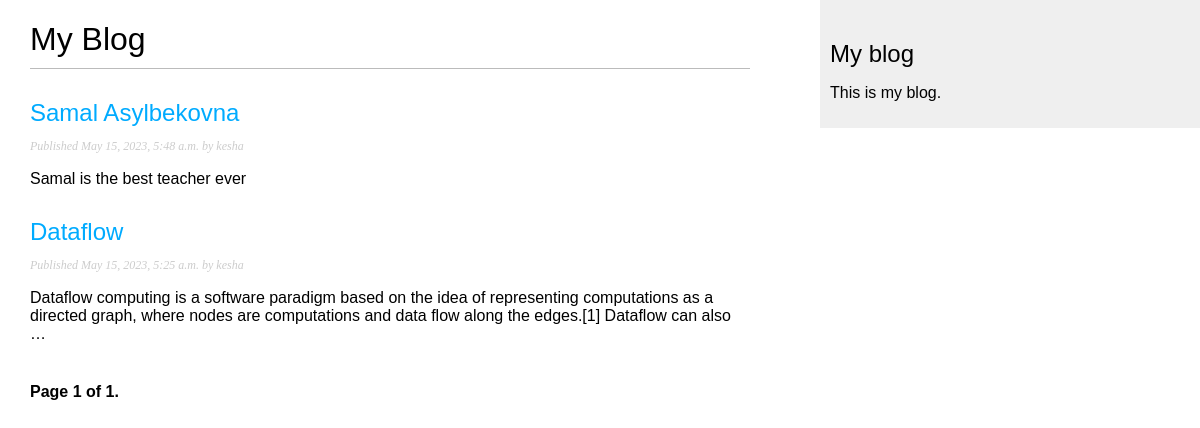
Screenshot of /blog/ with the database file from the repository.
### blog/models.py (models this page shows, shortened)
class Post(models.Model):
    class Status(models.TextChoices):
        DRAFT = 'DF', 'Draft'
        PUBLISHED = 'PB', 'Published'
    title = models.CharField(max_length=250)
    slug = models.SlugField(max_length=250,
                            unique_for_date='publish')
    author = models.ForeignKey(User,
                               on_delete=models.CASCADE,
                               related_name='blog_posts')
    body = models.TextField()
    publish = models.DateTimeField(default=timezone.now)
    created = models.DateTimeField(auto_now_add=True)
    updated = models.DateTimeField(auto_now=True)
    status = models.CharField(max_length=2,
                              choices=Status.choices,
                              default=Status.DRAFT)
    objects = models.Manager() # The default manager.
    published = PublishedManager() # Our custom manager.
    class Meta:
        ordering = ['-publish']
        indexes = [
            models.Index(fields=['-publish']),
        ]
    def get_absolute_url(self):
        return reverse('blog:post_detail',
                       args=[self.publish.year,
                             self.publish.month,
                             self.publish.day,
                             self.slug])

### blog/views.py (the view)
# urls.py: path('', views.PostListView.as_view(), name='post_list'),
class PostListView(ListView):
    queryset = Post.published.all()
    context_object_name = 'posts'
    paginate_by = 3
    template_name = 'blog/post/list.html'

### blog/templates/blog/post/list.html (shortened to what this page needs)
{% extends "blog/base.html" %}
{% block content %}
  <h1>My Blog</h1>
  {% for post in posts %}
    <h2>
      <a href="{{ post.get_absolute_url }}">
        {{ post.title }}
      </a>
    </h2>
    <p class="date">
      Published {{ post.publish }} by {{ post.author }}
    </p>
    {{ post.body|truncatewords:30|linebreaks }}
  {% endfor %}
  {% include "pagination.html" with page=page_obj %}
{% endblock %}

### blog/static/css/blog.css (style rules this page uses)
body { margin:0; padding:0; font-family:helvetica, sans-serif; }
a { color:#00abff; text-decoration:none; }
h1 { font-weight:normal; border-bottom:1px solid #bbb; padding:0 0 10px 0; }
h2 { font-weight:normal; margin:30px 0 0; }
p.date { color:#ccc; font-family: georgia, serif; font-size: 12px; font-style: italic; }

### rows the page displays
Post: title "Samal Asylbekovna", publish "May 15, 2023, 5:48 a.m.", author "kesha", body "Samal is the best teacher ever"
Post: title "Dataflow", publish "May 15, 2023, 5:25 a.m.", author "kesha", body "Dataflow computing is a software paradigm based on the idea of representing computations as a directed graph, where nodes are computations and data flow along the edges.[1] Dataflow can also …"

### other values shown
{{ page.number }} "1"
{{ page.paginator.num_pages }} "1"
